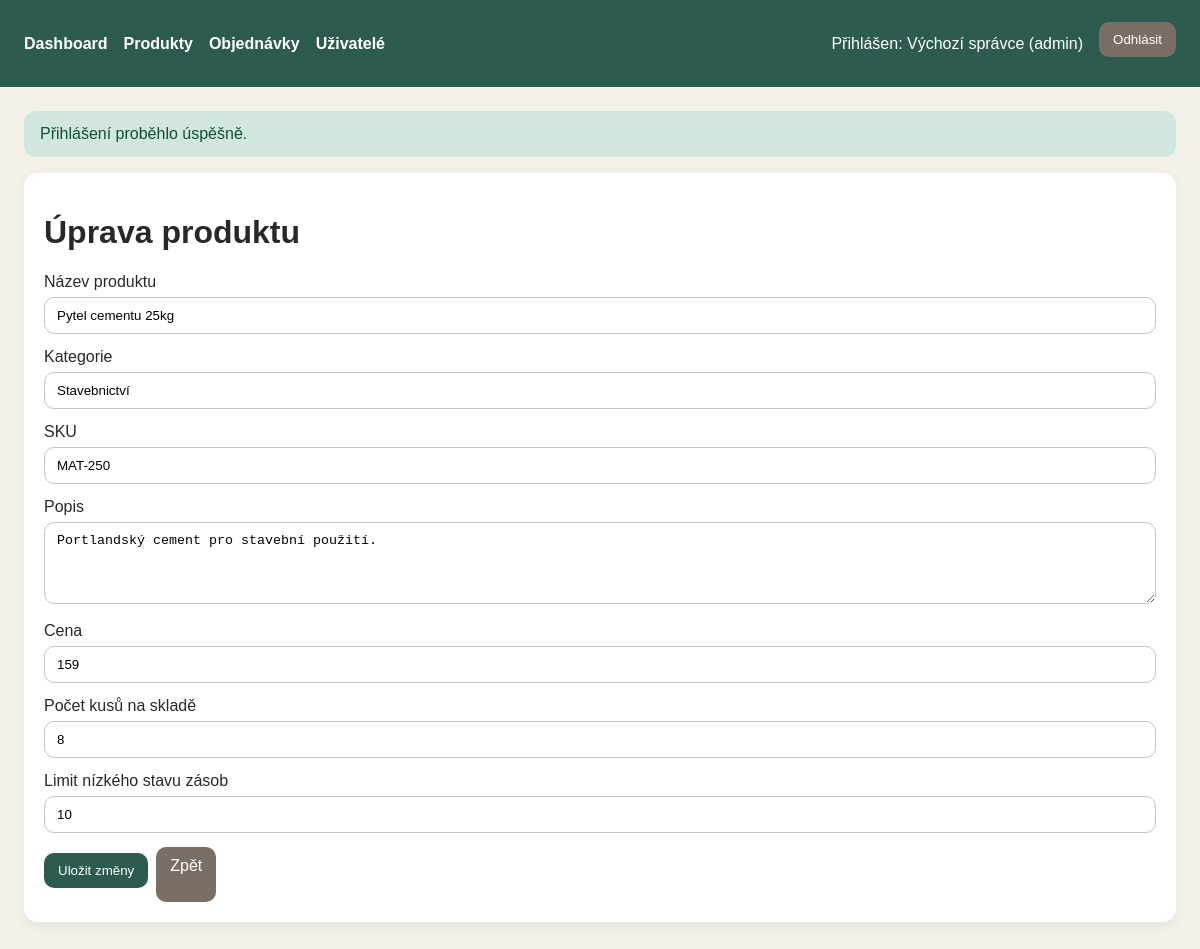
Screenshot of /products/edit?id=2 (signed in) with the database file from the repository.
### tables this page shows
CREATE TABLE users (
	id INTEGER NOT NULL, 
	username VARCHAR(100) NOT NULL, 
	password_hash VARCHAR(255) NOT NULL, 
	full_name VARCHAR(150) NOT NULL, 
	role VARCHAR(20) NOT NULL, 
	created_at DATETIME NOT NULL, 
	PRIMARY KEY (id)
);

CREATE TABLE products (
	id INTEGER NOT NULL, 
	name VARCHAR(150) NOT NULL, 
	category VARCHAR(100) NOT NULL, 
	sku VARCHAR(100) NOT NULL, 
	description TEXT NOT NULL, 
	price FLOAT NOT NULL, 
	quantity_in_stock INTEGER NOT NULL, 
	low_stock_threshold INTEGER NOT NULL, 
	created_at DATETIME NOT NULL, 
	updated_at DATETIME NOT NULL, 
	PRIMARY KEY (id)
);

### src/Core/Controller.php (called while the page is built, shortened)
<?php
abstract class Controller
{
    protected AuthService $authService;
    public function __construct(
        protected Database $database,
        protected array $config
    ) {
        $this->authService = new AuthService($database);
        $this->productRepository = new ProductRepository($database);
    }
    protected function render(string $view, array $data = []): void
    {
        extract($data);
        $currentUser = $this->authService->currentUser();
        require dirname(__DIR__) . '/Views/' . $view . '.php';
    }
    protected function getFlash(): ?array
    {
        $flash = $_SESSION['flash'] ?? null;
        return $flash;
    }
}

### src/Controllers/ProductController.php (called while the page is built, shortened)
<?php
class ProductController extends Controller
{
    public function edit(): void
    {
        $productId = (int) ($_GET['id'] ?? 0);
        $product = $this->productRepository->find($productId);
        $this->render('products/edit', [
            'flash' => $this->getFlash(),
            'product' => $product,
        ]);
    }
}

### src/Core/Router.php (called while the page is built, shortened)
<?php
class Router
{
    private array $routes = [
        'GET' => [],
        'POST' => [],
    ];
    public function get(string $path, callable $handler): void
    {
        $this->routes['GET'][$path] = $handler;
    }
    public function post(string $path, callable $handler): void
    {
        $this->routes['POST'][$path] = $handler;
    }
    public function dispatch(string $method, string $uri): void
    {
        $path = parse_url($uri, PHP_URL_PATH) ?: '/';
        $handler = $this->routes[$method][$path] ?? null;
        call_user_func($handler);
    }
}

### public/index.php (called while the page is built, shortened)
<?php
$config = require dirname(__DIR__) . '/config/config.php';
$database = new Database($config['database']);
$database->migrate();
$database->seedDefaultData();
$router = new Router();
$authController = new AuthController($database, $config);
$dashboardController = new DashboardController($database, $config);
$productController = new ProductController($database, $config);
$orderController = new OrderController($database, $config);
$userController = new UserController($database, $config);
$apiController = new ApiController($database, $config);
$router->get('/', [$dashboardController, 'index']);
$router->get('/login', [$authController, 'showLogin']);
$router->post('/login', [$authController, 'login']);
$router->post('/logout', [$authController, 'logout']);
$router->get('/products', [$productController, 'index']);
$router->get('/products/create', [$productController, 'create']);
$router->post('/products/store', [$productController, 'store']);
$router->get('/products/edit', [$productController, 'edit']);
$router->post('/products/update', [$productController, 'update']);
$router->post('/products/delete', [$productController, 'delete']);
$router->get('/orders', [$orderController, 'index']);
$router->get('/orders/create', [$orderController, 'create']);
$router->post('/orders/store', [$orderController, 'store']);
$router->get('/orders/edit', [$orderController, 'edit']);
$router->post('/orders/update-status', [$orderController, 'updateStatus']);
$router->get('/users', [$userController, 'index']);
$router->get('/users/create', [$userController, 'create']);
$router->post('/users/store', [$userController, 'store']);
$router->get('/api/products', [$apiController, 'products']);
$router->get('/api/orders', [$apiController, 'orders']);
$router->get('/api/stock-alerts', [$apiController, 'stockAlerts']);
$router->dispatch($_SERVER['REQUEST_METHOD'] ?? 'GET', $_SERVER['REQUEST_URI'] ?? '/');

### src/Services/AuthService.php (called while the page is built, shortened)
<?php
class AuthService
{
    private UserRepository $userRepository;
    public function __construct(Database $database)
    {
        $this->userRepository = new UserRepository($database);
    }
    public function currentUser(): ?array
    {
        $userId = $_SESSION['user_id'] ?? null;
        $user = $this->userRepository->findById((int) $userId);
        return $user ?: null;
    }
}

### src/Core/Database.php (called while the page is built, shortened)
<?php
class Database
{
    private PDO $connection;
    public function getConnection(): PDO
    {
        return $this->connection;
    }
    public function migrate(): void
    {
        $schema = <<<SQL
        CREATE TABLE IF NOT EXISTS users (
            id INTEGER PRIMARY KEY AUTOINCREMENT,
            username TEXT NOT NULL UNIQUE,
            password_hash TEXT NOT NULL,
            full_name TEXT NOT NULL,
            role TEXT NOT NULL,
            created_at TEXT NOT NULL
        );
        CREATE TABLE IF NOT EXISTS products (
            id INTEGER PRIMARY KEY AUTOINCREMENT,
            name TEXT NOT NULL,
            category TEXT NOT NULL,
            sku TEXT NOT NULL UNIQUE,
            description TEXT NOT NULL,
            price REAL NOT NULL,
            quantity_in_stock INTEGER NOT NULL,
            low_stock_threshold INTEGER NOT NULL,
            created_at TEXT NOT NULL,
            updated_at TEXT NOT NULL
        );
        CREATE TABLE IF NOT EXISTS orders (
            id INTEGER PRIMARY KEY AUTOINCREMENT,
            order_number TEXT NOT NULL UNIQUE,
            customer_name TEXT NOT NULL,
            note TEXT NOT NULL,
            status TEXT NOT NULL,
            total_price REAL NOT NULL,
            created_by_user_id INTEGER NOT NULL,
            created_at TEXT NOT NULL,
            updated_at TEXT NOT NULL,
            FOREIGN KEY (created_by_user_id) REFERENCES users(id)
        );
        CREATE TABLE IF NOT EXISTS order_items (
            id INTEGER PRIMARY KEY AUTOINCREMENT,
            order_id INTEGER NOT NULL,
            product_id INTEGER NOT NULL,
            quantity INTEGER NOT NULL,
            unit_price REAL NOT NULL,
            FOREIGN KEY (order_id) REFERENCES orders(id) ON DELETE CASCADE,
            FOREIGN KEY (product_id) REFERENCES products(id)
        );
        SQL;
        $this->connection->exec($schema);
    }
    public function seedDefaultData(): void
    {
        $userCount = (int) $this->connection->query('SELECT COUNT(*) FROM users')->fetchColumn();
        if ($userCount > 0) {
            return;
        }
    }
    private function initializeConnection(): void
    {
        $databasePath = $this->configuration['database'];
        try {
            $this->connection = new PDO('sqlite:' . $databasePath);
        } catch (PDOException $exception) {
            throw new RuntimeException(
                'Failed to connect to the SQLite database at "' . $databasePath . '".',
                0,
                $exception
            );
        }
        $this->connection->setAttribute(PDO::ATTR_ERRMODE, PDO::ERRMODE_EXCEPTION);
        $this->connection->setAttribute(PDO::ATTR_DEFAULT_FETCH_MODE, PDO::FETCH_ASSOC);
        $this->connection->exec('PRAGMA foreign_keys = ON');
    }
}

### src/Repositories/UserRepository.php (called while the page is built, shortened)
<?php
class UserRepository
{
    public function findById(int $id): array|false
    {
        $statement = $this->database->getConnection()->prepare(
            'SELECT * FROM users WHERE id = :id LIMIT 1'
        );
        $statement->execute(['id' => $id]);
        return $statement->fetch();
    }
}

### src/Repositories/ProductRepository.php (called while the page is built, shortened)
<?php
class ProductRepository
{
    public function find(int $id): array|false
    {
        $statement = $this->database->getConnection()->prepare(
            'SELECT * FROM products WHERE id = :id LIMIT 1'
        );
        $statement->execute(['id' => $id]);
        return $statement->fetch();
    }
}

### src/Views/products/edit.php (the view, shortened to what this page needs)
<?php require dirname(__DIR__) . '/layout/header.php'; ?>
<div class="card">
    <h1>Úprava produktu</h1>
    <form method="post" action="/products/update">
        <label>Název produktu</label>
        <input type="text" name="name" value="<?= htmlspecialchars((string) $product['name']) ?>" required>
        <label>Kategorie</label>
        <input type="text" name="category" value="<?= htmlspecialchars((string) $product['category']) ?>" required>
        <label>SKU</label>
        <input type="text" name="sku" value="<?= htmlspecialchars((string) $product['sku']) ?>" required>
        <label>Popis</label>
        <textarea name="description" rows="4" required><?= htmlspecialchars((string) $product['description']) ?></textarea>
        <label>Cena</label>
        <input type="number" name="price" min="0" step="0.01" value="<?= htmlspecialchars((string) $product['price']) ?>" required>
        <label>Počet kusů na skladě</label>
        <input type="number" name="quantity_in_stock" min="0" step="1" value="<?= htmlspecialchars((string) $product['quantity_in_stock']) ?>" required>
        <label>Limit nízkého stavu zásob</label>
        <input type="number" name="low_stock_threshold" min="0" step="1" value="<?= htmlspecialchars((string) $product['low_stock_threshold']) ?>" required>
        <div class="actions">
            <button type="submit">Uložit změny</button>
            <a href="/products" class="button-link button-secondary">Zpět</a>
        </div>
    </form>
</div>
<?php require dirname(__DIR__) . '/layout/footer.php'; ?>

### src/Views/layout/header.php (shortened to what this page needs)
<!DOCTYPE html>
<html lang="cs">
<head>
</head>
<body>
<?php if ($currentUser !== null): ?>
    <div class="topbar">
        <div class="nav-links">
            <a href="/">Dashboard</a>
            <a href="/products">Produkty</a>
            <a href="/orders">Objednávky</a>
            <?php if ($currentUser['role'] === 'admin'): ?>
                <a href="/users">Uživatelé</a>
            <?php endif; ?>
        </div>
        <div class="nav-links">
            <span style="margin-right: 16px;">
                Přihlášen: <?= htmlspecialchars((string) $currentUser['full_name']) ?>
                (<?= htmlspecialchars((string) $currentUser['role']) ?>)
            </span>
            <form method="post" action="/logout" class="inline-form">
                <button type="submit" class="button-secondary">Odhlásit</button>
            </form>
        </div>
    </div>
<?php endif; ?>
<div class="container">
<?php if (!empty($flash)): ?>
    <div class="alert alert-<?= htmlspecialchars((string) $flash['type']) ?>">
        <?= htmlspecialchars((string) $flash['message']) ?>
    </div>
<?php endif; ?>

### src/Views/layout/header.php (style rules this page uses)
body { font-family: Arial, sans-serif; background: #f4f1ea; color: #2a2826; margin: 0; }
.topbar { background: #2e5b4f; color: #fff; padding: 16px 24px; display: flex; justify-content: space-between; align-items: center; }
.topbar a { color: #fff; text-decoration: none; margin-right: 16px; font-weight: bold; }
.container { max-width: 1160px; margin: 0 auto; padding: 24px; }
.card { background: #fff; border-radius: 14px; padding: 20px; margin-bottom: 20px; box-shadow: 0 4px 12px rgba(0,0,0,0.06); }
.alert { padding: 14px 16px; border-radius: 12px; margin-bottom: 16px; }
.alert-success { background: #d1e7dd; color: #0f5132; }
.actions { display: flex; gap: 8px; flex-wrap: wrap; }
input, select, textarea, button { width: 100%; padding: 10px 12px; border-radius: 10px; border: 1px solid #c8c5c0; box-sizing: border-box; margin-top: 6px; margin-bottom: 14px; }
button, .button-link { background: #2e5b4f; color: white; border: none; cursor: pointer; text-decoration: none; display: inline-block; text-align: center; padding: 10px 14px; border-radius: 10px; width: auto; }
.button-secondary { background: #7a6f66; }
.nav-links { display: flex; align-items: center; flex-wrap: wrap; }
.inline-form { display: inline; }

### rows the page displays
users: full_name "Výchozí správce", role "admin"
products: name "Pytel cementu 25kg", category "Stavebnictví", sku "MAT-250", description "Portlandský cement pro stavební použití.", price "159", quantity_in_stock "8", low_stock_threshold "10"

### other values shown
$flash['message'] "Přihlášení proběhlo úspěšně."
